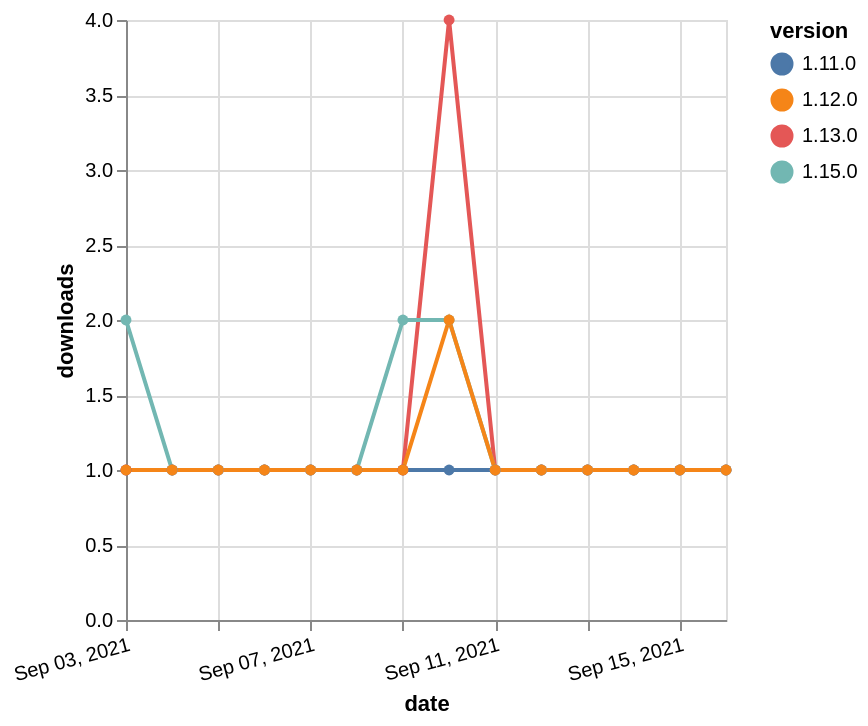

Vega-Lite specification stored for this chart:
### Vega-Lite specification from a JSON file in a GitHub repository (floating-point values rounded to 4 significant figures)
{"$schema": "https://vega.github.io/schema/vega-lite/v5.json", "description": "A simple bar chart with embedded data.", "data": {"values": [{"date": "2021-09-03", "total": 218, "delta": 1, "version": "1.11.0"}, {"date": "2021-09-04", "total": 219, "delta": 1, "version": "1.11.0"}, {"date": "2021-09-05", "total": 220, "delta": 1, "version": "1.11.0"}, {"date": "2021-09-06", "total": 221, "delta": 1, "version": "1.11.0"}, {"date": "2021-09-07", "total": 222, "delta": 1, "version": "1.11.0"}, {"date": "2021-09-08", "total": 223, "delta": 1, "version": "1.11.0"}, {"date": "2021-09-09", "total": 224, "delta": 1, "version": "1.11.0"}, {"date": "2021-09-10", "total": 225, "delta": 1, "version": "1.11.0"}, {"date": "2021-09-11", "total": 226, "delta": 1, "version": "1.11.0"}, {"date": "2021-09-12", "total": 227, "delta": 1, "version": "1.11.0"}, {"date": "2021-09-13", "total": 228, "delta": 1, "version": "1.11.0"}, {"date": "2021-09-14", "total": 229, "delta": 1, "version": "1.11.0"}, {"date": "2021-09-15", "total": 230, "delta": 1, "version": "1.11.0"}, {"date": "2021-09-16", "total": 231, "delta": 1, "version": "1.11.0"}, {"date": "2021-09-03", "total": 283, "delta": 1, "version": "1.13.0"}, {"date": "2021-09-04", "total": 284, "delta": 1, "version": "1.13.0"}, {"date": "2021-09-05", "total": 285, "delta": 1, "version": "1.13.0"}, {"date": "2021-09-06", "total": 286, "delta": 1, "version": "1.13.0"}, {"date": "2021-09-07", "total": 287, "delta": 1, "version": "1.13.0"}, {"date": "2021-09-08", "total": 288, "delta": 1, "version": "1.13.0"}, {"date": "2021-09-09", "total": 289, "delta": 1, "version": "1.13.0"}, {"date": "2021-09-10", "total": 293, "delta": 4, "version": "1.13.0"}, {"date": "2021-09-11", "total": 294, "delta": 1, "version": "1.13.0"}, {"date": "2021-09-12", "total": 295, "delta": 1, "version": "1.13.0"}, {"date": "2021-09-13", "total": 296, "delta": 1, "version": "1.13.0"}, {"date": "2021-09-14", "total": 297, "delta": 1, "version": "1.13.0"}, {"date": "2021-09-15", "total": 298, "delta": 1, "version": "1.13.0"}, {"date": "2021-09-16", "total": 299, "delta": 1, "version": "1.13.0"}, {"date": "2021-09-03", "total": 113, "delta": 2, "version": "1.15.0"}, {"date": "2021-09-04", "total": 114, "delta": 1, "version": "1.15.0"}, {"date": "2021-09-05", "total": 115, "delta": 1, "version": "1.15.0"}, {"date": "2021-09-06", "total": 116, "delta": 1, "version": "1.15.0"}, {"date": "2021-09-07", "total": 117, "delta": 1, "version": "1.15.0"}, {"date": "2021-09-08", "total": 118, "delta": 1, "version": "1.15.0"}, {"date": "2021-09-09", "total": 120, "delta": 2, "version": "1.15.0"}, {"date": "2021-09-10", "total": 122, "delta": 2, "version": "1.15.0"}, {"date": "2021-09-11", "total": 123, "delta": 1, "version": "1.15.0"}, {"date": "2021-09-12", "total": 124, "delta": 1, "version": "1.15.0"}, {"date": "2021-09-13", "total": 125, "delta": 1, "version": "1.15.0"}, {"date": "2021-09-14", "total": 126, "delta": 1, "version": "1.15.0"}, {"date": "2021-09-15", "total": 127, "delta": 1, "version": "1.15.0"}, {"date": "2021-09-16", "total": 128, "delta": 1, "version": "1.15.0"}, {"date": "2021-09-03", "total": 172, "delta": 1, "version": "1.12.0"}, {"date": "2021-09-04", "total": 173, "delta": 1, "version": "1.12.0"}, {"date": "2021-09-05", "total": 174, "delta": 1, "version": "1.12.0"}, {"date": "2021-09-06", "total": 175, "delta": 1, "version": "1.12.0"}, {"date": "2021-09-07", "total": 176, "delta": 1, "version": "1.12.0"}, {"date": "2021-09-08", "total": 177, "delta": 1, "version": "1.12.0"}, {"date": "2021-09-09", "total": 178, "delta": 1, "version": "1.12.0"}, {"date": "2021-09-10", "total": 180, "delta": 2, "version": "1.12.0"}, {"date": "2021-09-11", "total": 181, "delta": 1, "version": "1.12.0"}, {"date": "2021-09-12", "total": 182, "delta": 1, "version": "1.12.0"}, {"date": "2021-09-13", "total": 183, "delta": 1, "version": "1.12.0"}, {"date": "2021-09-14", "total": 184, "delta": 1, "version": "1.12.0"}, {"date": "2021-09-15", "total": 185, "delta": 1, "version": "1.12.0"}, {"date": "2021-09-16", "total": 186, "delta": 1, "version": "1.12.0"}]}, "width": "container", "mark": {"type": "line", "point": {"filled": true}}, "encoding": {"x": {"field": "date", "type": "temporal", "timeUnit": "yearmonthdate", "title": "date", "axis": {"labelAngle": -15}}, "y": {"field": "delta", "type": "quantitative", "title": "downloads"}, "color": {"field": "version", "type": "nominal"}, "tooltip": {"field": "delta"}}}
